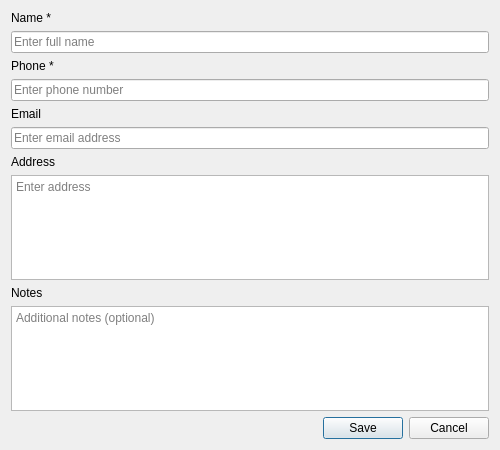
<?xml version="1.0" encoding="UTF-8"?>
<ui version="4.0">
 <class>AddDialog</class>
 <widget class="QDialog" name="AddDialog">
  <property name="geometry">
   <rect>
    <x>0</x>
    <y>0</y>
    <width>500</width>
    <height>450</height>
   </rect>
  </property>
  <property name="windowTitle">
   <string>Add/Edit Contact</string>
  </property>
  <layout class="QVBoxLayout" name="verticalLayout">
   <item>
    <widget class="QLabel" name="nameLabel">
     <property name="text">
      <string>Name *</string>
     </property>
    </widget>
   </item>
   <item>
    <widget class="QLineEdit" name="nameLineEdit">
     <property name="placeholderText">
      <string>Enter full name</string>
     </property>
    </widget>
   </item>
   <item>
    <widget class="QLabel" name="phoneLabel">
     <property name="text">
      <string>Phone *</string>
     </property>
    </widget>
   </item>
   <item>
    <widget class="QLineEdit" name="phoneLineEdit">
     <property name="placeholderText">
      <string>Enter phone number</string>
     </property>
    </widget>
   </item>
   <item>
    <widget class="QLabel" name="emailLabel">
     <property name="text">
      <string>Email</string>
     </property>
    </widget>
   </item>
   <item>
    <widget class="QLineEdit" name="emailLineEdit">
     <property name="placeholderText">
      <string>Enter email address</string>
     </property>
    </widget>
   </item>
   <item>
    <widget class="QLabel" name="addressLabel">
     <property name="text">
      <string>Address</string>
     </property>
    </widget>
   </item>
   <item>
    <widget class="QTextEdit" name="addressTextEdit">
     <property name="placeholderText">
      <string>Enter address</string>
     </property>
     <property name="maximumHeight">
      <number>60</number>
     </property>
    </widget>
   </item>
   <item>
    <widget class="QLabel" name="notesLabel">
     <property name="text">
      <string>Notes</string>
     </property>
    </widget>
   </item>
   <item>
    <widget class="QTextEdit" name="notesTextEdit">
     <property name="placeholderText">
      <string>Additional notes (optional)</string>
     </property>
     <property name="maximumHeight">
      <number>60</number>
     </property>
    </widget>
   </item>
   <item>
    <layout class="QHBoxLayout" name="buttonLayout">
     <item>
      <spacer name="horizontalSpacer">
       <property name="orientation">
        <enum>Qt::Horizontal</enum>
       </property>
       <property name="sizeHint" stdset="0">
        <size>
         <width>40</width>
         <height>20</height>
        </size>
       </property>
      </spacer>
     </item>
     <item>
      <widget class="QPushButton" name="saveButton">
       <property name="text">
        <string>Save</string>
       </property>
      </widget>
     </item>
     <item>
      <widget class="QPushButton" name="cancelButton">
       <property name="text">
        <string>Cancel</string>
       </property>
      </widget>
     </item>
    </layout>
   </item>
  </layout>
 </widget>
 <resources/>
 <connections/>
</ui>
